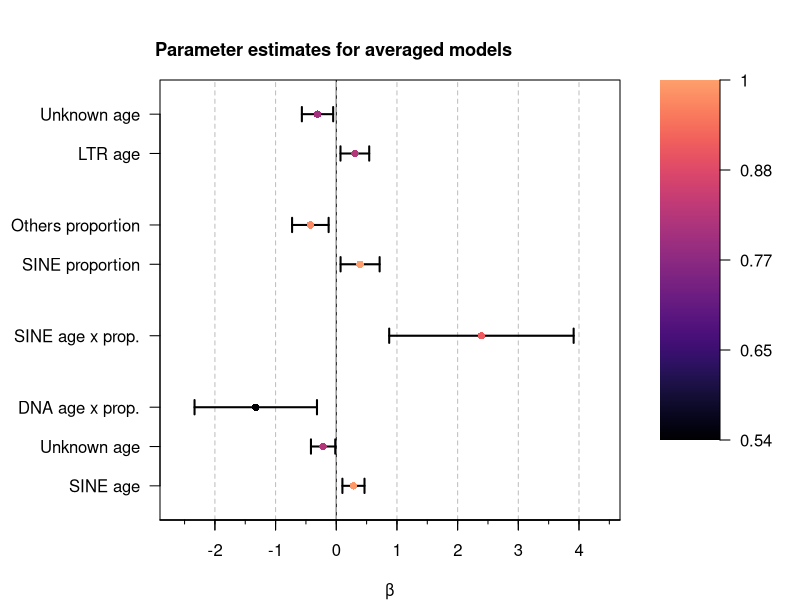

Reproduce this figure in R.



library(viridis)


combined.df <- read.csv("../results/model.averaging.csv")

# y positions
y <- c()
for (i in 1:length(combined.df$clade)) {
  if (is.null(y)) {
    y <- c(1)
  } else {
    y <- c(y, ifelse(combined.df$clade[i] == prev, tail(y, 1) + 0.55, tail(y, 1) + 1))
  }
  prev <- combined.df$clade[i]
}
imp <- combined.df$importance

# color mapping
res <- 10000 # resolution
palette <- viridis(res, begin = 0, end = 0.8, option = "A") # palette
cols <- palette[round(((imp - min(imp)) / diff(range(imp))) * (res-1)) + 1] # colors

# y labels
labels <- c()
for (i in combined.df$model) {
  rep <- toupper(regmatches(i, regexpr("(?<=\\.)[a-zA-Z]+", i, perl = TRUE)))
  if (rep == "OTHERS") {
    rep <- "Others"
  } else if (rep == "UNKNOWN") {
    rep <- "Unknown"
  }
  
  if (grepl(":", i)) {
    type <- "age x prop."
  } else if (sub("\\..*", "", i) == "prop") {
    type <- "proportion"
  } else {
    type <- "age"
  }
  labels <- c(labels, paste(rep, type))
}

par(oma = c(0, 0, 3, 0))
layout(matrix(1:2, ncol = 2), widths = c(4, 1)) # make 2 plots

# main plot
par(mar = c(4, 8, 1, 1))
int.range <- range(as.matrix(combined.df[c("lower", "upper")])) * 1.07
plot(x = combined.df$estimate, y = y, type = "n", xlim = 1.05 * int.range, 
     xlab = "β", ylab = NA, axes = FALSE,
     ylim = c(min(y)-0.25, max(y)+0.25), useRaster = T) # plot
abline(v = 0, lty = 1, col = "black") # line at x = 0
for (l in -100:100) {
  abline(v = l, lty = 2, col = "grey") # line at x = 0
}
segments(combined.df$lower, y, combined.df$upper, y, lwd = 2) # confidence bars
segments(combined.df$upper, y-0.1, combined.df$upper, y+0.1, lwd = 2)
segments(combined.df$lower, y-0.1, combined.df$lower, y+0.1, lwd = 2)
points(combined.df$estimate, y, pch = 16, cex = 1, col = cols) # colored points
axis(1) # x axis
axis(1, at = seq(-10, 10, by = 0.5), labels = FALSE, tcl = -0.2)
axis(1, at = seq(-10, 10, by = 1), labels = FALSE, tcl = -0.5)
axis(2, at = y, labels = labels, las = 2) # y axis
box()

# color bar
par(mar = c(8, 1, 1, 4))
height <- seq(min(imp), max(imp), length.out = res + 1) # y values
z <- matrix(seq(min(imp), max(imp), length.out = res), nrow = 1, ncol = res) # color gradient
image(x = c(0, 1), y = height, z = z, col = palette, 
      axes = FALSE, xlab = "", ylab = "", useRaster = T) # make color bar
ticks <- seq(min(imp), max(imp), length.out = 5) # ticks
axis(4, at = ticks, labels = round(ticks, 2), las = 1) # y axis

# title
mtext("Parameter estimates for averaged models", 
      outer = TRUE, cex = 1.1, line = 0, font = 2, family = "sans", 
      adj = 0.35)
par(mar = c(5, 4, 4, 2) + 0.1) 

















































